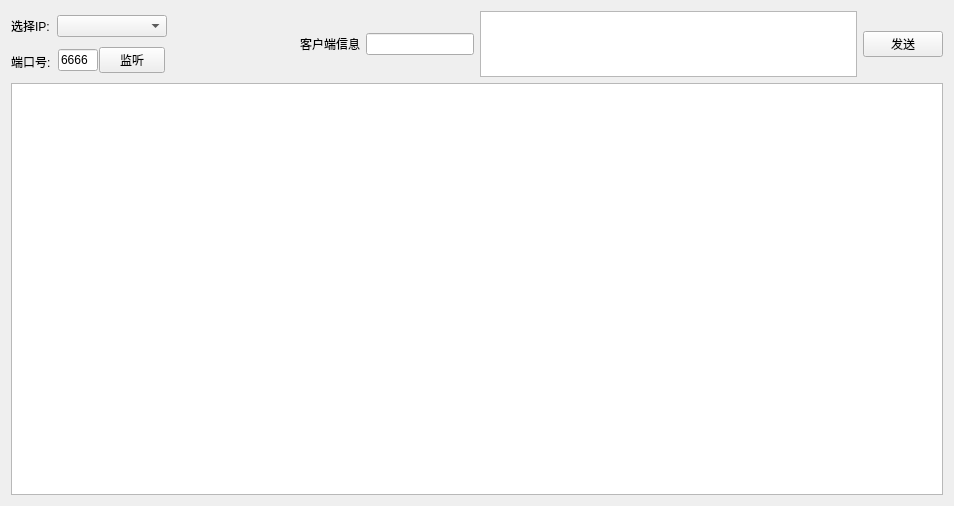
<?xml version="1.0" encoding="UTF-8"?>
<ui version="4.0">
 <class>Widget</class>
 <widget class="QWidget" name="Widget">
  <property name="geometry">
   <rect>
    <x>0</x>
    <y>0</y>
    <width>954</width>
    <height>506</height>
   </rect>
  </property>
  <property name="windowTitle">
   <string>最简单的服务器程序</string>
  </property>
  <layout class="QVBoxLayout" name="verticalLayout_3">
   <item>
    <layout class="QHBoxLayout" name="horizontalLayout_6">
     <item>
      <layout class="QHBoxLayout" name="horizontalLayout_4">
       <item>
        <layout class="QHBoxLayout" name="horizontalLayout_2">
         <item>
          <layout class="QVBoxLayout" name="verticalLayout">
           <item>
            <widget class="QLabel" name="label">
             <property name="sizePolicy">
              <sizepolicy hsizetype="Fixed" vsizetype="Preferred">
               <horstretch>0</horstretch>
               <verstretch>0</verstretch>
              </sizepolicy>
             </property>
             <property name="text">
              <string>选择IP:</string>
             </property>
            </widget>
           </item>
           <item>
            <widget class="QLabel" name="label_2">
             <property name="sizePolicy">
              <sizepolicy hsizetype="Fixed" vsizetype="Preferred">
               <horstretch>0</horstretch>
               <verstretch>0</verstretch>
              </sizepolicy>
             </property>
             <property name="text">
              <string>端口号:</string>
             </property>
            </widget>
           </item>
          </layout>
         </item>
         <item>
          <layout class="QVBoxLayout" name="verticalLayout_2">
           <item>
            <widget class="QComboBox" name="comboBoxAddress">
             <property name="sizePolicy">
              <sizepolicy hsizetype="Fixed" vsizetype="Fixed">
               <horstretch>0</horstretch>
               <verstretch>0</verstretch>
              </sizepolicy>
             </property>
             <property name="minimumSize">
              <size>
               <width>110</width>
               <height>0</height>
              </size>
             </property>
             <property name="maximumSize">
              <size>
               <width>110</width>
               <height>16777215</height>
              </size>
             </property>
            </widget>
           </item>
           <item>
            <layout class="QHBoxLayout" name="horizontalLayout">
             <property name="spacing">
              <number>0</number>
             </property>
             <item>
              <widget class="QLineEdit" name="lineEditPort">
               <property name="sizePolicy">
                <sizepolicy hsizetype="Fixed" vsizetype="Fixed">
                 <horstretch>0</horstretch>
                 <verstretch>0</verstretch>
                </sizepolicy>
               </property>
               <property name="minimumSize">
                <size>
                 <width>40</width>
                 <height>0</height>
                </size>
               </property>
               <property name="maximumSize">
                <size>
                 <width>40</width>
                 <height>16777215</height>
                </size>
               </property>
               <property name="text">
                <string>6666</string>
               </property>
              </widget>
             </item>
             <item>
              <widget class="QPushButton" name="pushButtonListen">
               <property name="sizePolicy">
                <sizepolicy hsizetype="Fixed" vsizetype="Fixed">
                 <horstretch>0</horstretch>
                 <verstretch>0</verstretch>
                </sizepolicy>
               </property>
               <property name="minimumSize">
                <size>
                 <width>66</width>
                 <height>0</height>
                </size>
               </property>
               <property name="maximumSize">
                <size>
                 <width>66</width>
                 <height>16777215</height>
                </size>
               </property>
               <property name="text">
                <string>监听</string>
               </property>
              </widget>
             </item>
            </layout>
           </item>
          </layout>
         </item>
        </layout>
       </item>
       <item>
        <spacer name="horizontalSpacer">
         <property name="orientation">
          <enum>Qt::Horizontal</enum>
         </property>
         <property name="sizeHint" stdset="0">
          <size>
           <width>40</width>
           <height>20</height>
          </size>
         </property>
        </spacer>
       </item>
       <item>
        <layout class="QHBoxLayout" name="horizontalLayout_3">
         <item>
          <widget class="QLabel" name="label_3">
           <property name="sizePolicy">
            <sizepolicy hsizetype="Fixed" vsizetype="Preferred">
             <horstretch>0</horstretch>
             <verstretch>0</verstretch>
            </sizepolicy>
           </property>
           <property name="text">
            <string>客户端信息</string>
           </property>
          </widget>
         </item>
         <item>
          <widget class="QLineEdit" name="lineEditClintInfo"/>
         </item>
        </layout>
       </item>
      </layout>
     </item>
     <item>
      <layout class="QHBoxLayout" name="horizontalLayout_5">
       <item>
        <widget class="QPlainTextEdit" name="plainTextEditSendData">
         <property name="sizePolicy">
          <sizepolicy hsizetype="Expanding" vsizetype="Fixed">
           <horstretch>0</horstretch>
           <verstretch>0</verstretch>
          </sizepolicy>
         </property>
         <property name="minimumSize">
          <size>
           <width>0</width>
           <height>66</height>
          </size>
         </property>
         <property name="maximumSize">
          <size>
           <width>16777215</width>
           <height>66</height>
          </size>
         </property>
        </widget>
       </item>
       <item>
        <widget class="QPushButton" name="pushButtonSend">
         <property name="text">
          <string>发送</string>
         </property>
        </widget>
       </item>
      </layout>
     </item>
    </layout>
   </item>
   <item>
    <widget class="QTextBrowser" name="textBrowserRecv"/>
   </item>
  </layout>
 </widget>
 <layoutdefault spacing="6" margin="11"/>
 <resources/>
 <connections/>
</ui>
